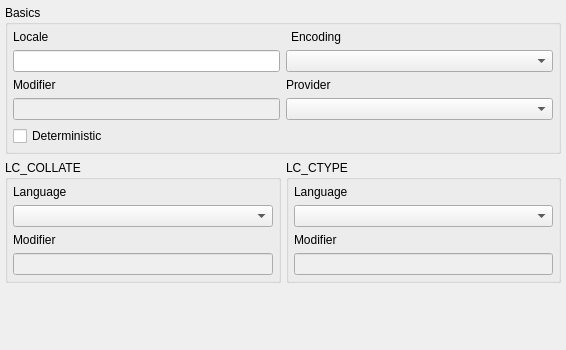
<?xml version="1.0" encoding="UTF-8"?>
<ui version="4.0">
 <class>CollationWidget</class>
 <widget class="QWidget" name="CollationWidget">
  <property name="geometry">
   <rect>
    <x>0</x>
    <y>0</y>
    <width>566</width>
    <height>350</height>
   </rect>
  </property>
  <property name="minimumSize">
   <size>
    <width>0</width>
    <height>0</height>
   </size>
  </property>
  <layout class="QVBoxLayout" name="verticalLayout_4">
   <property name="leftMargin">
    <number>5</number>
   </property>
   <property name="topMargin">
    <number>5</number>
   </property>
   <property name="rightMargin">
    <number>5</number>
   </property>
   <property name="bottomMargin">
    <number>5</number>
   </property>
   <item>
    <widget class="QGroupBox" name="groupBox_3">
     <property name="sizePolicy">
      <sizepolicy hsizetype="Preferred" vsizetype="Fixed">
       <horstretch>0</horstretch>
       <verstretch>0</verstretch>
      </sizepolicy>
     </property>
     <property name="title">
      <string>Basics</string>
     </property>
     <layout class="QGridLayout" name="gridLayout_3">
      <property name="leftMargin">
       <number>5</number>
      </property>
      <property name="topMargin">
       <number>5</number>
      </property>
      <property name="rightMargin">
       <number>5</number>
      </property>
      <property name="bottomMargin">
       <number>5</number>
      </property>
      <item row="0" column="0">
       <layout class="QVBoxLayout" name="locale_lt">
        <item>
         <widget class="QLabel" name="locale_lbl">
          <property name="sizePolicy">
           <sizepolicy hsizetype="Fixed" vsizetype="Fixed">
            <horstretch>0</horstretch>
            <verstretch>0</verstretch>
           </sizepolicy>
          </property>
          <property name="minimumSize">
           <size>
            <width>0</width>
            <height>0</height>
           </size>
          </property>
          <property name="text">
           <string>Locale</string>
          </property>
         </widget>
        </item>
        <item>
         <widget class="QLineEdit" name="locale_edt"/>
        </item>
       </layout>
      </item>
      <item row="0" column="1">
       <layout class="QVBoxLayout" name="encoding_lt">
        <item>
         <widget class="QLabel" name="encoding_lbl">
          <property name="sizePolicy">
           <sizepolicy hsizetype="Fixed" vsizetype="Fixed">
            <horstretch>0</horstretch>
            <verstretch>0</verstretch>
           </sizepolicy>
          </property>
          <property name="minimumSize">
           <size>
            <width>0</width>
            <height>0</height>
           </size>
          </property>
          <property name="text">
           <string>Encoding</string>
          </property>
          <property name="indent">
           <number>5</number>
          </property>
         </widget>
        </item>
        <item>
         <widget class="QComboBox" name="encoding_cmb">
          <property name="sizePolicy">
           <sizepolicy hsizetype="Expanding" vsizetype="Fixed">
            <horstretch>0</horstretch>
            <verstretch>0</verstretch>
           </sizepolicy>
          </property>
          <property name="minimumSize">
           <size>
            <width>0</width>
            <height>0</height>
           </size>
          </property>
          <property name="iconSize">
           <size>
            <width>28</width>
            <height>28</height>
           </size>
          </property>
         </widget>
        </item>
       </layout>
      </item>
      <item row="1" column="0">
       <layout class="QVBoxLayout" name="locale_mod_lt">
        <item>
         <widget class="QLabel" name="locale_mod_lbl">
          <property name="sizePolicy">
           <sizepolicy hsizetype="Fixed" vsizetype="Preferred">
            <horstretch>0</horstretch>
            <verstretch>0</verstretch>
           </sizepolicy>
          </property>
          <property name="minimumSize">
           <size>
            <width>0</width>
            <height>0</height>
           </size>
          </property>
          <property name="font">
           <font>
            <italic>false</italic>
            <bold>false</bold>
           </font>
          </property>
          <property name="text">
           <string>Modifier</string>
          </property>
         </widget>
        </item>
        <item>
         <widget class="QLineEdit" name="locale_mod_edt">
          <property name="enabled">
           <bool>false</bool>
          </property>
         </widget>
        </item>
       </layout>
      </item>
      <item row="1" column="1">
       <layout class="QVBoxLayout" name="provider_lt">
        <item>
         <widget class="QLabel" name="provider_lbl">
          <property name="sizePolicy">
           <sizepolicy hsizetype="Fixed" vsizetype="Preferred">
            <horstretch>0</horstretch>
            <verstretch>0</verstretch>
           </sizepolicy>
          </property>
          <property name="minimumSize">
           <size>
            <width>0</width>
            <height>0</height>
           </size>
          </property>
          <property name="font">
           <font>
            <italic>false</italic>
            <bold>false</bold>
           </font>
          </property>
          <property name="text">
           <string>Provider</string>
          </property>
         </widget>
        </item>
        <item>
         <widget class="QComboBox" name="provider_cmb">
          <property name="iconSize">
           <size>
            <width>28</width>
            <height>28</height>
           </size>
          </property>
         </widget>
        </item>
       </layout>
      </item>
      <item row="2" column="0">
       <widget class="QCheckBox" name="deterministic_chk">
        <property name="text">
         <string>Deterministic</string>
        </property>
       </widget>
      </item>
     </layout>
    </widget>
   </item>
   <item>
    <layout class="QHBoxLayout" name="horizontalLayout">
     <property name="spacing">
      <number>5</number>
     </property>
     <item>
      <widget class="QGroupBox" name="groupBox">
       <property name="sizePolicy">
        <sizepolicy hsizetype="Preferred" vsizetype="Fixed">
         <horstretch>0</horstretch>
         <verstretch>0</verstretch>
        </sizepolicy>
       </property>
       <property name="title">
        <string>LC_COLLATE</string>
       </property>
       <layout class="QVBoxLayout" name="verticalLayout">
        <property name="leftMargin">
         <number>5</number>
        </property>
        <property name="topMargin">
         <number>5</number>
        </property>
        <property name="rightMargin">
         <number>5</number>
        </property>
        <property name="bottomMargin">
         <number>5</number>
        </property>
        <item>
         <layout class="QVBoxLayout" name="language_lt">
          <item>
           <widget class="QLabel" name="lccollate_lbl">
            <property name="sizePolicy">
             <sizepolicy hsizetype="Fixed" vsizetype="Preferred">
              <horstretch>0</horstretch>
              <verstretch>0</verstretch>
             </sizepolicy>
            </property>
            <property name="minimumSize">
             <size>
              <width>0</width>
              <height>0</height>
             </size>
            </property>
            <property name="font">
             <font>
              <italic>false</italic>
              <bold>false</bold>
             </font>
            </property>
            <property name="text">
             <string>Language</string>
            </property>
           </widget>
          </item>
          <item>
           <widget class="QComboBox" name="lccollate_cmb">
            <property name="sizePolicy">
             <sizepolicy hsizetype="Expanding" vsizetype="Fixed">
              <horstretch>0</horstretch>
              <verstretch>0</verstretch>
             </sizepolicy>
            </property>
            <property name="minimumSize">
             <size>
              <width>0</width>
              <height>0</height>
             </size>
            </property>
            <property name="insertPolicy">
             <enum>QComboBox::InsertPolicy::InsertAlphabetically</enum>
            </property>
            <property name="iconSize">
             <size>
              <width>28</width>
              <height>28</height>
             </size>
            </property>
           </widget>
          </item>
         </layout>
        </item>
        <item>
         <layout class="QVBoxLayout" name="lc_collate_mod_lt">
          <item>
           <widget class="QLabel" name="lccollate_mod_lbl">
            <property name="sizePolicy">
             <sizepolicy hsizetype="Fixed" vsizetype="Preferred">
              <horstretch>0</horstretch>
              <verstretch>0</verstretch>
             </sizepolicy>
            </property>
            <property name="minimumSize">
             <size>
              <width>0</width>
              <height>0</height>
             </size>
            </property>
            <property name="font">
             <font>
              <italic>false</italic>
              <bold>false</bold>
             </font>
            </property>
            <property name="text">
             <string>Modifier</string>
            </property>
           </widget>
          </item>
          <item>
           <widget class="QLineEdit" name="lccollate_mod_edt">
            <property name="enabled">
             <bool>false</bool>
            </property>
           </widget>
          </item>
         </layout>
        </item>
       </layout>
      </widget>
     </item>
     <item>
      <widget class="QGroupBox" name="groupBox_2">
       <property name="sizePolicy">
        <sizepolicy hsizetype="Preferred" vsizetype="Fixed">
         <horstretch>0</horstretch>
         <verstretch>0</verstretch>
        </sizepolicy>
       </property>
       <property name="title">
        <string>LC_CTYPE</string>
       </property>
       <layout class="QVBoxLayout" name="verticalLayout_3">
        <property name="leftMargin">
         <number>5</number>
        </property>
        <property name="topMargin">
         <number>5</number>
        </property>
        <property name="rightMargin">
         <number>5</number>
        </property>
        <property name="bottomMargin">
         <number>5</number>
        </property>
        <item>
         <layout class="QVBoxLayout" name="verticalLayout_2">
          <item>
           <widget class="QLabel" name="lcctype_lbl">
            <property name="sizePolicy">
             <sizepolicy hsizetype="Fixed" vsizetype="Preferred">
              <horstretch>0</horstretch>
              <verstretch>0</verstretch>
             </sizepolicy>
            </property>
            <property name="minimumSize">
             <size>
              <width>0</width>
              <height>0</height>
             </size>
            </property>
            <property name="font">
             <font>
              <italic>false</italic>
              <bold>false</bold>
             </font>
            </property>
            <property name="text">
             <string>Language</string>
            </property>
            <property name="indent">
             <number>0</number>
            </property>
           </widget>
          </item>
          <item>
           <widget class="QComboBox" name="lcctype_cmb">
            <property name="sizePolicy">
             <sizepolicy hsizetype="Expanding" vsizetype="Fixed">
              <horstretch>0</horstretch>
              <verstretch>0</verstretch>
             </sizepolicy>
            </property>
            <property name="minimumSize">
             <size>
              <width>0</width>
              <height>0</height>
             </size>
            </property>
            <property name="insertPolicy">
             <enum>QComboBox::InsertPolicy::InsertAlphabetically</enum>
            </property>
            <property name="iconSize">
             <size>
              <width>28</width>
              <height>28</height>
             </size>
            </property>
           </widget>
          </item>
         </layout>
        </item>
        <item>
         <layout class="QVBoxLayout" name="lcctype_mod_lt">
          <item>
           <widget class="QLabel" name="lcctype_mod_lbl">
            <property name="sizePolicy">
             <sizepolicy hsizetype="Fixed" vsizetype="Preferred">
              <horstretch>0</horstretch>
              <verstretch>0</verstretch>
             </sizepolicy>
            </property>
            <property name="minimumSize">
             <size>
              <width>0</width>
              <height>0</height>
             </size>
            </property>
            <property name="font">
             <font>
              <italic>false</italic>
              <bold>false</bold>
             </font>
            </property>
            <property name="toolTip">
             <string/>
            </property>
            <property name="text">
             <string>Modifier</string>
            </property>
           </widget>
          </item>
          <item>
           <widget class="QLineEdit" name="lcctype_mod_edt">
            <property name="enabled">
             <bool>false</bool>
            </property>
           </widget>
          </item>
         </layout>
        </item>
       </layout>
      </widget>
     </item>
    </layout>
   </item>
   <item>
    <spacer name="verticalSpacer">
     <property name="orientation">
      <enum>Qt::Orientation::Vertical</enum>
     </property>
     <property name="sizeHint" stdset="0">
      <size>
       <width>20</width>
       <height>40</height>
      </size>
     </property>
    </spacer>
   </item>
  </layout>
 </widget>
 <tabstops>
  <tabstop>encoding_cmb</tabstop>
  <tabstop>locale_mod_edt</tabstop>
  <tabstop>provider_cmb</tabstop>
  <tabstop>deterministic_chk</tabstop>
  <tabstop>lccollate_cmb</tabstop>
  <tabstop>lccollate_mod_edt</tabstop>
  <tabstop>lcctype_cmb</tabstop>
  <tabstop>lcctype_mod_edt</tabstop>
 </tabstops>
 <resources/>
 <connections/>
</ui>
